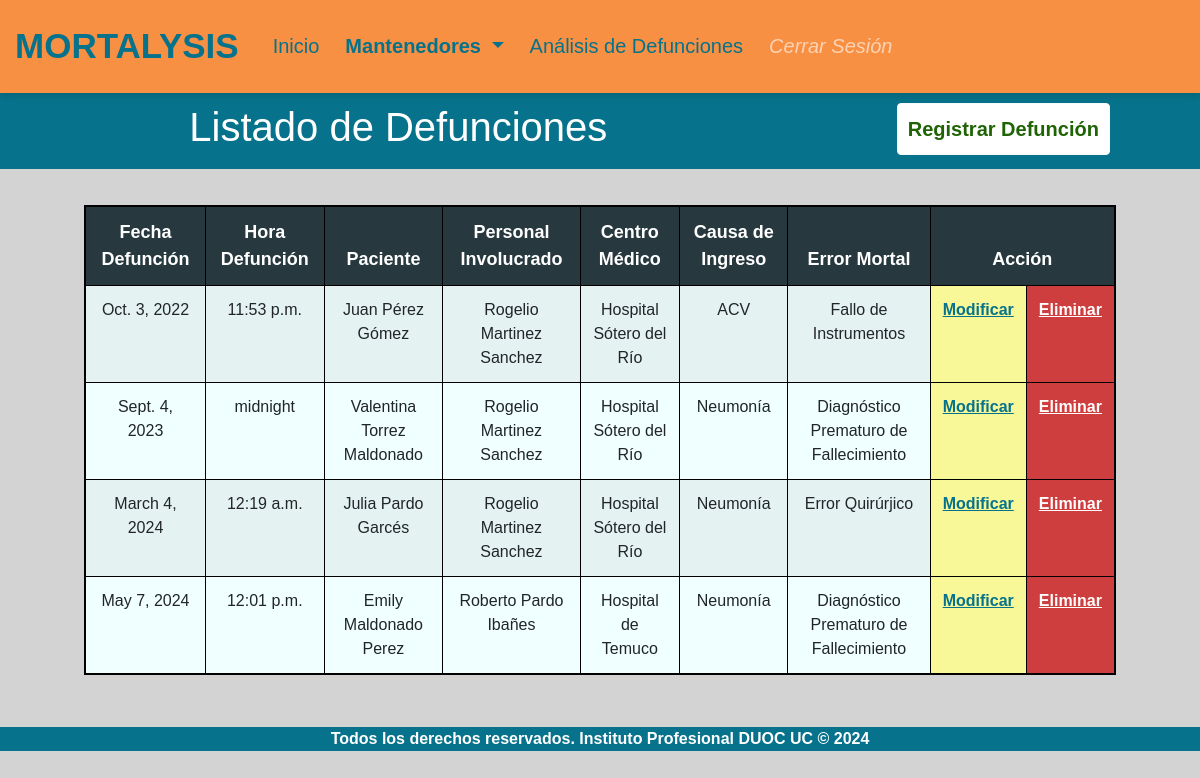
The app's page /defunciones/ with its own data.
### mortalysis/models.py (models this page shows, shortened)
class Defuncion(models.Model):
    id_defuncion = models.IntegerField(primary_key=True)
    hora_defuncion = models.TimeField(null=True)
    fecha_defuncion = models.DateField(null=False, blank=False)
    FK_id_paciente = models.ForeignKey(Paciente, on_delete=models.CASCADE, default=1, db_column='id_paciente')
    FK_id_personal_medico = models.ForeignKey(PersonalMedico, on_delete=models.CASCADE, default=1, db_column='id_personal_medico')
    FK_id_causa_ingreso = models.ForeignKey(CausaIngreso, on_delete=models.CASCADE, default=1, db_column='id_causa_ingreso')
    FK_id_error_mortal = models.ForeignKey(ErrorMortal, on_delete=models.CASCADE, default=1, db_column='id_error_mortal')
    FK_id_centro_medico = models.ForeignKey(CentroMedico, on_delete=models.CASCADE, default=1, db_column='id_centro_medico')

class Paciente(models.Model):
    id_paciente = models.IntegerField(primary_key=True)
    numrut_paciente = models.IntegerField(null=False, blank=False, default=0)
    dvrut_paciente = models.CharField(max_length=1, null=False, blank=False)
    p_nombre_paciente = models.CharField(max_length=60, null=False, blank=False)
    s_nombre_paciente = models.CharField(max_length=60, null=False, blank=False)
    a_paterno_paciente = models.CharField(max_length=60, null=False, blank=False)
    a_materno_paciente = models.CharField(max_length=60, null=False, blank=False)
    edad_paciente = models.IntegerField(null=False, blank=False, default=0)
    genero_paciente = models.CharField(max_length=1, null=False, blank=False)
    FK_id_comuna = models.ForeignKey(Comuna, on_delete=models.CASCADE, default=1, db_column='id_comuna')
    def __str__(self):
        return f"{self.p_nombre_paciente} {self.a_paterno_paciente} {self.a_materno_paciente}"

class PersonalMedico(models.Model):
    id_personal_med = models.IntegerField(primary_key=True)
    numrut_pers_med = models.IntegerField(null=False, blank=False, default=0)
    dvrut_pers_med = models.CharField(max_length=1, null=False, blank=False)
    p_nombre_pers_med = models.CharField(max_length=60, null=False, blank=False)
    s_nombre_pers_med = models.CharField(max_length=60, null= True)
    a_paterno_pers_med = models.CharField(max_length=60, null=False, blank=False)
    a_materno_pers_med = models.CharField(max_length=60, null=False, blank=False)
    cargo_pers_med = models.CharField(max_length=50, null=False, blank=False)
    edad_pers_med = models.IntegerField(null=False, blank=False, default=0)
    anios_experiencia = models.IntegerField(null=False, blank=False, default=0)
    FK_id_centro_medico = models.ForeignKey(CentroMedico, on_delete=models.CASCADE, default=1, db_column='id_centro_medico')
    def __str__(self):
        return f"{self.p_nombre_pers_med} {self.a_paterno_pers_med} {self.a_materno_pers_med}"

class CentroMedico(models.Model):
    id_centro_medico = models.IntegerField(primary_key=True)
    nombre_centro_med = models.CharField(max_length=80, null=False, blank=False)
    direccion_centro_med = models.CharField(max_length=60, null=False, blank=False)
    FK_id_comuna = models.ForeignKey(Comuna, on_delete=models.CASCADE, default=1, db_column='id_comuna')
    def __str__(self):
        return str(self.nombre_centro_med)

class CausaIngreso(models.Model):
    id_causa_ingreso = models.IntegerField(primary_key=True)
    descripcion_causa_ingreso = models.CharField(max_length=80, null=False, blank=False)
    def __str__(self):
        return str(self.descripcion_causa_ingreso)

class ErrorMortal(models.Model):
    id_error_mortal = models.IntegerField(primary_key=True)
    descripcion_error_mortal = models.CharField(max_length=80, null=False, blank=False)
    def __str__(self):
        return str(self.descripcion_error_mortal)

### mortalysis/views.py (the view)
# urls.py: path('defunciones/', views.listar_defunciones, name='defunciones'),
def listar_defunciones(request):
    defunciones = Defuncion.objects.all().order_by('fecha_defuncion')
    context = {'defunciones': defunciones, 'clase': 'mantenedores'}
    return render(request, 'mortalysis/defunciones.html', context)

### mortalysis/templates/mortalysis/defunciones.html (shortened to what this page needs)
{% extends "mortalysis/base.html" %}
{% load static %}
{% block content %}
<header>
    <div class="barra_superior">
        <div class="row justify-content-center">
            <div class="col-md-8 col-sm-12">
                <h1>Listado de Defunciones</h1>
            </div>
            <div class="col-md-4 col-sm-12">
                <div class="container-btn">
                    <button class="btn btn-light" id="btnAgregar">
                        <a href="{% url 'registrar_defuncion' %}">Registrar Defunción</a>
                    </button>
                </div>
            </div>
        </div>
    </div>
</header>
<div class="table-container">
    <table class="table table-striped">
        {% if defunciones %}
            <thead>
                <tr>
                    <th scope="col">Fecha Defunción</th>
                    <th scope="col">Hora Defunción</th>
                    <th scope="col">Paciente</th>
                    <th scope="col">Personal Involucrado</th>
                    <th scope="col">Centro Médico</th>
                    <th scope="col">Causa de Ingreso</th>
                    <th scope="col">Error Mortal</th>
                    <th scope="col" colspan="2">Acción</th>
                </tr>
            </thead>
            <tbody>
                {% for defuncion in defunciones %}
                    <tr>
                        <td>{{ defuncion.fecha_defuncion }}</td>
                        <td>{{ defuncion.hora_defuncion }}</td>
                        <td>{{ defuncion.FK_id_paciente }}</td>
                        <td>{{ defuncion.FK_id_personal_medico }}</td>
                        <td>{{ defuncion.FK_id_centro_medico }}</td>
                        <td>{{ defuncion.FK_id_causa_ingreso }}</td>
                        <td>{{ defuncion.FK_id_error_mortal }}</td>
                        <td class="td-update"><a href="{% url 'editar_defuncion' pk=defuncion.id_defuncion %}">Modificar</a></td>
                        <td class="td-delete"><a href="{% url 'eliminar_defuncion' pk=defuncion.id_defuncion %}">Eliminar</a></td>
                    </tr>
                {% endfor %}
            </tbody>
        {% endif %}
    </table>
</div>
{% endblock %}

### mortalysis/static/css/styles.css (style rules this page uses)
body { font-family: Arial, sans-serif; margin: 0; padding: 0; background-color: lightgray; }
.barra_superior { background-color: #06728B; height: auto; width: 100%; padding: 10px; color: white; font-weight: bold; text-align: center; }
.table-container { overflow-x:auto; margin-top: 3%; margin-right: 7%; margin-left: 7%; margin-bottom: 3%; }
.table-striped { background-color: azure; border: 2px solid black; text-align: center; }
.table-striped th { font-size: 18px; background-color: rgba(1, 18, 26, 0.836); color: white; }
.table-striped th, .table-striped td { border: 1px solid black !important; }
.table-striped .td-update { background-color: rgb(248, 248, 152); }
.table-striped .td-update a { color: #06728B; font-weight: bold; text-decoration: underline; }
.table-striped .td-delete { background-color: rgb(206, 62, 62); }
.table-striped .td-delete a { color: white; font-weight: bold; text-decoration: underline; }
#btnAgregar { background-color: white; font-size: 20px; font-weight: bold; padding: 10px; }
#btnAgregar a { color: #1f6304 !important; }

### records on screen
Defuncion: fecha_defuncion "Oct. 3, 2022", hora_defuncion "11:53 p.m.", FK_id_paciente "Juan Pérez Gómez", FK_id_personal_medico "Rogelio Martinez Sanchez", FK_id_centro_medico "Hospital Sótero del Río", FK_id_causa_ingreso "ACV", FK_id_error_mortal "Fallo de Instrumentos"
Defuncion: fecha_defuncion "Sept. 4, 2023", hora_defuncion "midnight", FK_id_paciente "Valentina Torrez Maldonado", FK_id_personal_medico "Rogelio Martinez Sanchez", FK_id_centro_medico "Hospital Sótero del Río", FK_id_causa_ingreso "Neumonía", FK_id_error_mortal "Diagnóstico Prematuro de Fallecimiento"
Defuncion: fecha_defuncion "March 4, 2024", hora_defuncion "12:19 a.m.", FK_id_paciente "Julia Pardo Garcés", FK_id_personal_medico "Rogelio Martinez Sanchez", FK_id_centro_medico "Hospital Sótero del Río", FK_id_causa_ingreso "Neumonía", FK_id_error_mortal "Error Quirúrjico"
Defuncion: fecha_defuncion "May 7, 2024", hora_defuncion "12:01 p.m.", FK_id_paciente "Emily Maldonado Perez", FK_id_personal_medico "Roberto Pardo Ibañes", FK_id_centro_medico "Hospital de Temuco", FK_id_causa_ingreso "Neumonía", FK_id_error_mortal "Diagnóstico Prematuro de Fallecimiento"
